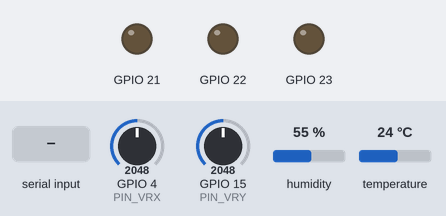
A sketch run on a simulated ESP32. Parts: output pins drawn as LEDs (lit = HIGH). The test bench sets the inputs (shaded band); at power-on: GPIO 4 (PIN_VRX) = 2048, temperature 24 °C, GPIO 15 (PIN_VRY) = 2048, humidity 55 % (analog values on the 0–4095 scale). What the sketch prints to the serial monitor is not drawn.

Above: at 2.0 s.
2.1 s: "GAME on\n" received over Serial
At 2.18 s:
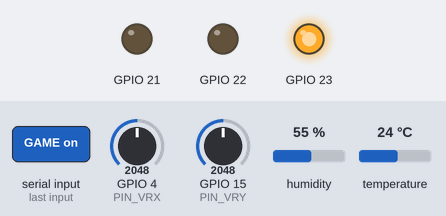
At 2.77 s:
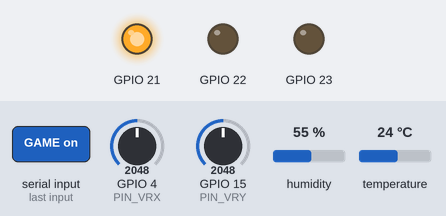
5.6 s: GPIO 4 (PIN_VRX) set to 122
9.1 s: temperature set to 2 °C
12.6 s: GPIO 15 (PIN_VRY) set to 2866
18.2 s: "GAME off\n" received over Serial
At 18.5 s:
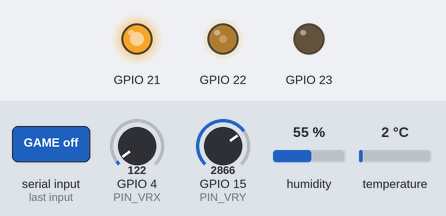
19.7 s: GPIO 4 (PIN_VRX) set to 1228
At 20.3 s:
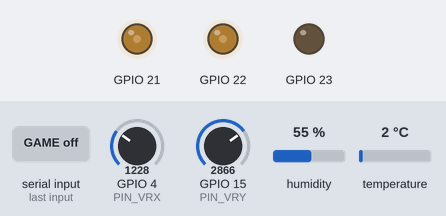
Timing chart, 0 to 22.3 s (numbered marks = the images above; inputs shaded):
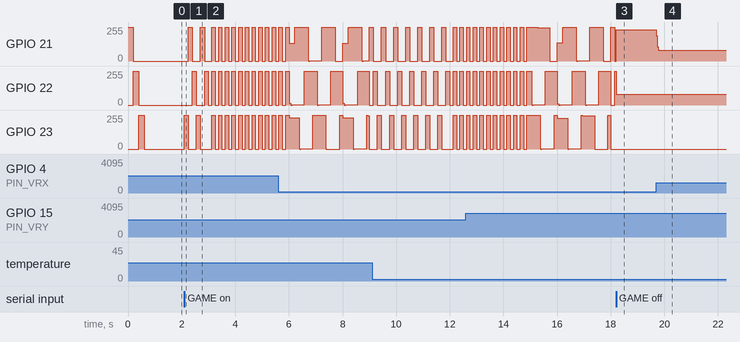

The sketch:

arcade_esp32.ino
```cpp
// Arcade Cloud Score — firmware do ESP32
// O código está em arcade_esp32.cpp. Este arquivo fica vazio porque a Arduino IDE só abre a pasta se houver
// um .ino com o nome dela; ao abri-lo, o .cpp aparece numa aba ao lado e é compilado junto.
```

arcade_esp32.cpp
```cpp
// Arcade Cloud Score — ESP32 ligado por USB ao Raspberry Pi: joystick analógico, 3 LEDs e sensor DHT11
// Placa: ESP32 clássico (WROOM-32) · Core ESP32 3.x
// Bibliotecas: "DHT sensor library" e "Adafruit Unified Sensor" (ambas da Adafruit)
//
// Serial a 115200, uma mensagem por linha:
//   ESP32 → Pi:  telemetria em JSON, por exemplo
//                {"temperature":24.0,"humidity":61.0,"x":-120,"y":0,"leds":{"green":120,"yellow":0,"red":0},
//                 "mode":"joystick","playing":false}
//                (linhas começando com "#" são só para o Monitor Serial; o Pi ignora)
//   Pi → ESP32:  "LED green 255" (o site liga/desliga um LED), "MODE joystick", "MODE site",
//                "GAME on" / "GAME off" (jogo aberto no Batocera: os LEDs piscam enquanto ele durar)

#include <Arduino.h>
#include <DHT.h>

// ---------- Pinos ----------
const uint8_t PIN_VRX = 4, PIN_VRY = 15;                 // ADC2: só funciona sem Wi-Fi (aqui ele fica desligado)
const uint8_t LED_VERDE = 21, LED_AMARELO = 22, LED_VERMELHO = 23;
const uint8_t PIN_DHT = 19;

// ---------- Ajustes ----------
const int      ZONA_MORTA      = 250;   // ruído ignorado em torno do centro (escala 0..4095)
const float    SUAVIZACAO      = 0.3;   // 0..1 — menor = mais suave, maior = mais rápido
const uint32_t PWM_FREQ        = 5000;  // Hz
const uint8_t  PWM_RES         = 8;     // brilho de 0 a 255
const uint32_t INTERVALO_ENVIO = 100;   // ms: no máximo 10 mensagens por segundo enquanto o joystick mexe
const uint32_t INTERVALO_DHT   = 2000;  // ms: o DHT11 não aguenta mais de uma leitura por segundo
const uint32_t DURACAO_EFEITO  = 3000;  // ms que cada efeito do modo jogo dura antes de passar para o próximo

const uint8_t LEDS[3]  = {LED_VERDE, LED_AMARELO, LED_VERMELHO};
const char*   CORES[3] = {"green", "yellow", "red"};     // nomes usados nos comandos e no JSON

DHT dht(PIN_DHT, DHT11);

int   centroX, centroY;               // centro calibrado no boot
float fx, fy;                         // leituras filtradas
float temperatura = NAN, umidade = NAN;   // NAN = sensor ainda não leu ou não respondeu
int   brilho[3];                      // o que cada LED está mostrando agora (0..255)
int   site[3];                        // o que o site pediu para cada LED (vale no modo site)
bool  modoSite = false;               // false: LEDs seguem o joystick; true: o site liga e desliga
bool  jogando = false;                // o Pi avisou que há um jogo aberto: a animação tem prioridade

// Faixa da inclinação num eixo: 0 parado, ±1 entre 80 e 110, ±2 acima de 110. No Pi o joystick também vira as
// setas do teclado (aperta acima de 110, solta abaixo de 80, ver esp32.py): mudar de faixa é enviado na hora,
// sem esperar o INTERVALO_ENVIO, para a seta não atrasar nos jogos.
int faixa(int v) {
  int f = abs(v) >= 110 ? 2 : abs(v) >= 80 ? 1 : 0;
  return v < 0 ? -f : f;
}

// Média de 64 leituras com o joystick parado
int calibrar(uint8_t pin) {
  long soma = 0;
  for (int i = 0; i < 64; i++) { soma += analogRead(pin); delay(2); }
  return soma / 64;
}

// Converte a leitura em -255..255; cada metade é mapeada separadamente
// porque o centro físico (~1900) não fica no meio exato de 0..4095
int eixo(float leitura, int centro) {
  int v = (int)leitura, d = v - centro;
  if (abs(d) < ZONA_MORTA) return 0;
  if (d < 0) return -map(constrain(v, 0, centro - ZONA_MORTA), centro - ZONA_MORTA, 0, 0, 255);
  return map(constrain(v, centro + ZONA_MORTA, 4095), centro + ZONA_MORTA, 4095, 0, 255);
}

void aplicarLeds() {
  for (int i = 0; i < 3; i++) ledcWrite(LEDS[i], brilho[i]);
}

// Entra no modo site com todos os LEDs apagados (o joystick podia ter deixado algum aceso)
void entrarModoSite() {
  modoSite = true;
  for (int& s : site) s = 0;
}

// Modo jogo: três efeitos que se revezam a cada DURACAO_EFEITO
void animarJogo() {
  uint32_t t = millis();
  switch ((t / DURACAO_EFEITO) % 3) {
    case 0:  // perseguição: verde → amarelo → vermelho, um de cada vez
      for (int i = 0; i < 3; i++) brilho[i] = (t / 150) % 3 == i ? 255 : 0;
      break;
    case 1:  // pisca-pisca: os três juntos
      for (int i = 0; i < 3; i++) brilho[i] = (t / 125) % 2 ? 255 : 0;
      break;
    default:  // onda: cada LED acende e apaga suave, um terço de volta atrás do anterior
      for (int i = 0; i < 3; i++) brilho[i] = 127.5 * (1 + sin(2 * PI * (t / 1000.0 - i / 3.0)));
  }
}

// Aplica um comando do Pi; devolve true se mudou algo
bool executar(const char* cmd) {
  char cor[8];
  int valor;
  if (strcmp(cmd, "MODE joystick") == 0) { modoSite = false; return true; }
  if (strcmp(cmd, "MODE site") == 0) { entrarModoSite(); return true; }
  if (strcmp(cmd, "GAME on") == 0) { jogando = true; return true; }
  if (strcmp(cmd, "GAME off") == 0) { jogando = false; return true; }
  if (sscanf(cmd, "LED %7s %d", cor, &valor) == 2) {
    for (int i = 0; i < 3; i++) {
      if (strcmp(cor, CORES[i]) != 0) continue;
      if (!modoSite) entrarModoSite();
      site[i] = constrain(valor, 0, 255);
      return true;
    }
  }
  Serial.printf("# comando desconhecido: %s\n", cmd);
  return false;
}

// Lê os comandos que chegaram pela serial sem travar o loop; devolve true se algum mudou algo
bool lerComandos() {
  static char linha[48];
  static uint8_t n = 0;
  bool mudou = false;
  while (Serial.available()) {
    char c = Serial.read();
    if (c == '\r') continue;
    if (c != '\n') {
      if (n < sizeof linha - 1) linha[n++] = c;
      continue;
    }
    linha[n] = '\0';
    n = 0;
    mudou |= executar(linha);
  }
  return mudou;
}

// Número com uma casa decimal, ou null se o sensor não respondeu
void numeroJson(char* destino, size_t tamanho, float valor) {
  if (isnan(valor)) snprintf(destino, tamanho, "null");
  else snprintf(destino, tamanho, "%.1f", valor);
}

void enviar(int x, int y) {
  char t[12], u[12];
  numeroJson(t, sizeof t, temperatura);
  numeroJson(u, sizeof u, umidade);
  Serial.printf("{\"temperature\":%s,\"humidity\":%s,\"x\":%d,\"y\":%d,"
                "\"leds\":{\"green\":%d,\"yellow\":%d,\"red\":%d},\"mode\":\"%s\",\"playing\":%s}\n",
                t, u, x, y, brilho[0], brilho[1], brilho[2], modoSite ? "site" : "joystick",
                jogando ? "true" : "false");
}

void setup() {
  Serial.begin(115200);
  analogReadResolution(12);
  dht.begin();

  // LEDs com PWM + autoteste (cada um pisca uma vez)
  for (uint8_t p : LEDS) {
    ledcAttach(p, PWM_FREQ, PWM_RES);
    ledcWrite(p, 255); delay(200); ledcWrite(p, 0);
  }

  Serial.println("# Calibrando joystick... nao toque nele.");
  centroX = calibrar(PIN_VRX);
  centroY = calibrar(PIN_VRY);
  fx = centroX; fy = centroY;
  Serial.printf("# Pronto! Centro X=%d Y=%d\n", centroX, centroY);
}

void loop() {
  // Filtro passa-baixa (média móvel exponencial): remove tremidas
  fx += SUAVIZACAO * (analogRead(PIN_VRX) - fx);
  fy += SUAVIZACAO * (analogRead(PIN_VRY) - fy);
  int x = eixo(fx, centroX);
  int y = eixo(fy, centroY);

  bool comando = lerComandos();

  if (jogando) {
    animarJogo();
  } else if (modoSite) {
    for (int i = 0; i < 3; i++) brilho[i] = site[i];
  } else {                        // modo joystick: brilho proporcional à inclinação
    brilho[0] = x < 0 ? -x : 0;   // verde: esquerda
    brilho[1] = abs(y);           // amarelo: cima/baixo
    brilho[2] = x > 0 ?  x : 0;   // vermelho: direita
  }
  aplicarLeds();

  static uint32_t ultimoDht = 0;
  bool leuDht = false;
  if (millis() - ultimoDht >= INTERVALO_DHT) {
    ultimoDht = millis();
    temperatura = dht.readTemperature();
    umidade = dht.readHumidity();
    leuDht = true;
  }

  // Envia quando o joystick mexe (no máximo a cada INTERVALO_ENVIO, ou na hora se mudou de faixa), logo após
  // um comando e a cada leitura do DHT — que também serve de sinal de vida para o painel
  static uint32_t ultimoEnvio = 0;
  static int ax = 999, ay = 999;
  bool mexeu = x != ax || y != ay;
  bool virou = faixa(x) != faixa(ax) || faixa(y) != faixa(ay);
  if (comando || leuDht || virou || (mexeu && millis() - ultimoEnvio >= INTERVALO_ENVIO)) {
    ultimoEnvio = millis(); ax = x; ay = y;
    enviar(x, y);
  }

  delay(5);
}
```

Measured:
- after the input at 2.1 s, GPIO 21: goes 255/255 0.15 s, 0/255 0.30 s, 255/255 0.15 s, 0/255 0.27 s, 9 × (255/255 0.13 s, 0/255 0.13 s), 255/255 0.13 s, then 0/255, starting after 0.15 s; GPIO 22: goes 255/255 0.15 s, 0/255 0.30 s, 10 × (255/255 0.15 s, 0/255 0.13 s), 255/255 0.13 s, then 0/255, starting after 0.30 s
- after the input at 18.2 s, GPIO 23: stops changing and stays 0/255
- after the input at 19.7 s, GPIO 21: 236/255 → 80/255 at once
